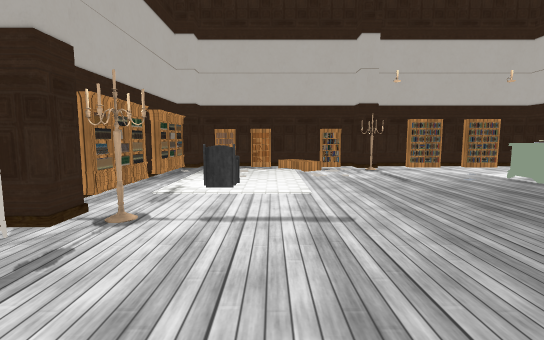
[1] (above)

18 first-person views from a walk through a scene from a Unity 3-D project. The camera is 1.2 m above the floor, tilts 6° down and sees 85° across. The floor is counted in squares, 1 m on a side. Each view is taken from the middle of a square. On the plan, view 1 faces up. The plan holds only what a view shows up to about 13 squares ahead; the rest is blank. The place goes on beyond the plan. The player character is not drawn. Some surface patterns are stand-ins.

[2]
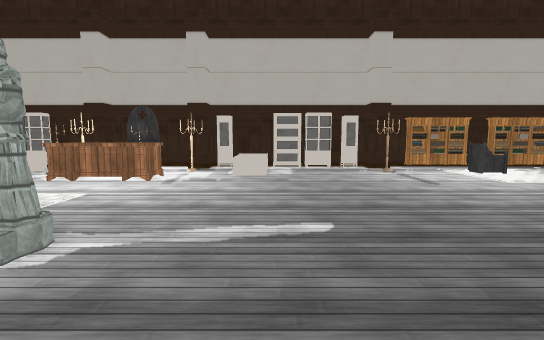

[3]
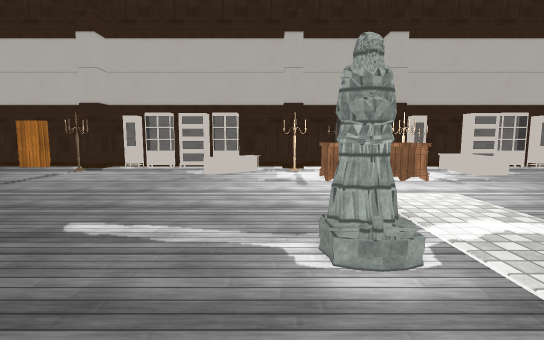

[4]
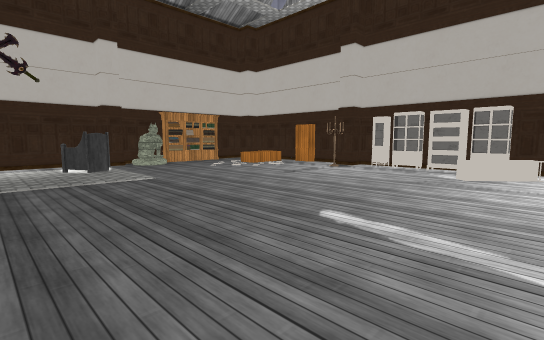

[5]
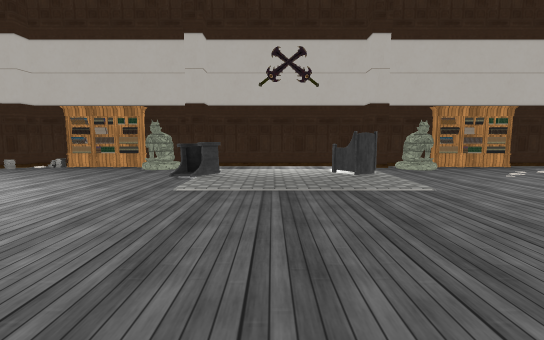

[6]
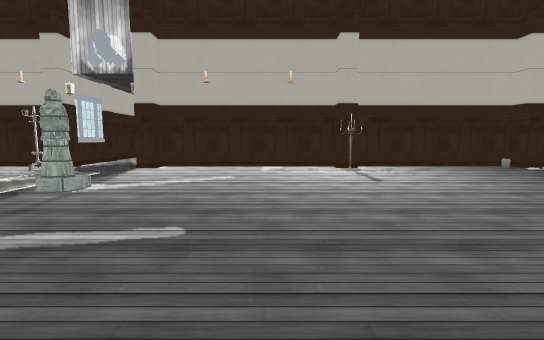

[7]
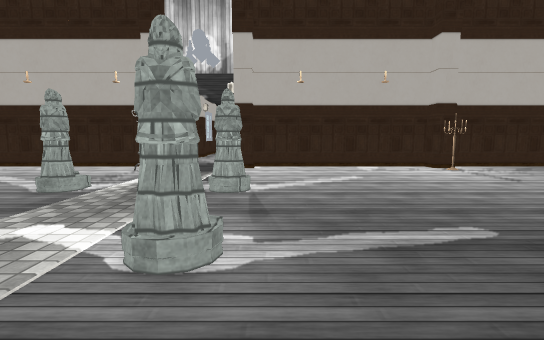

[8]
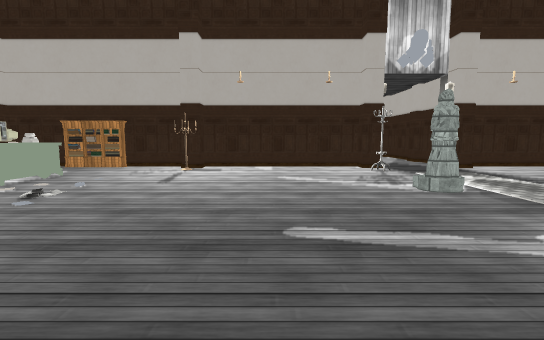

[9]
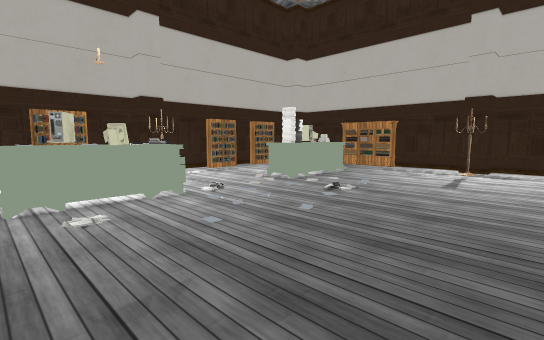

[10]
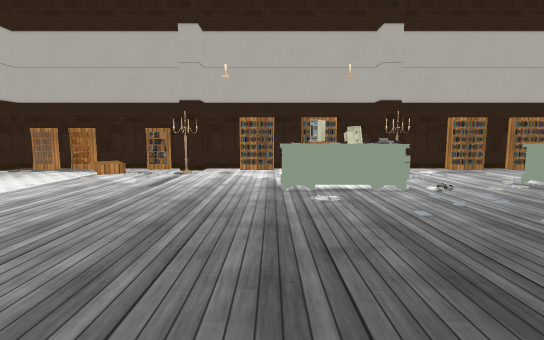

[11]
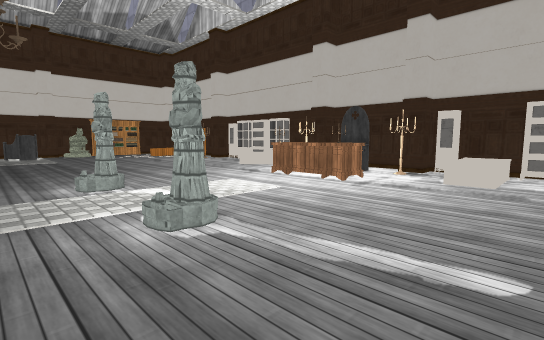

[12]
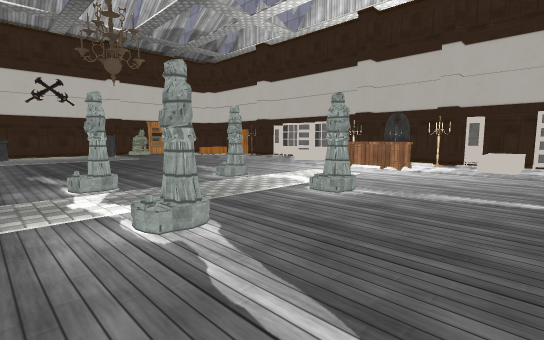

[13]
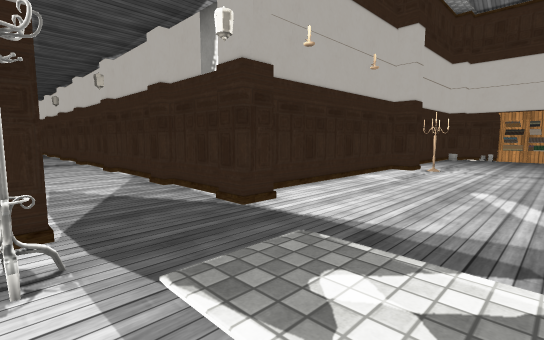

[14]
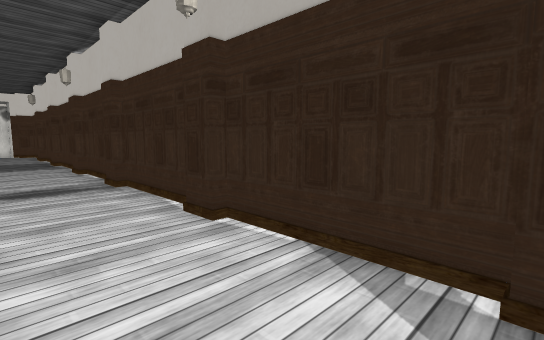

[15]
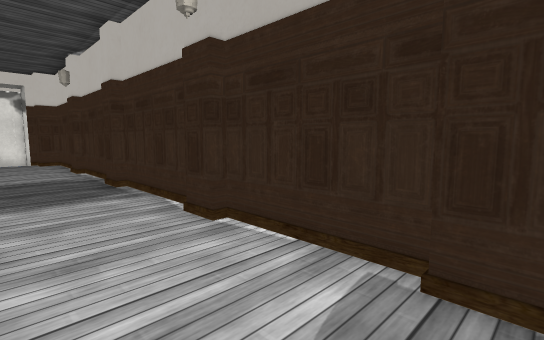

[16]
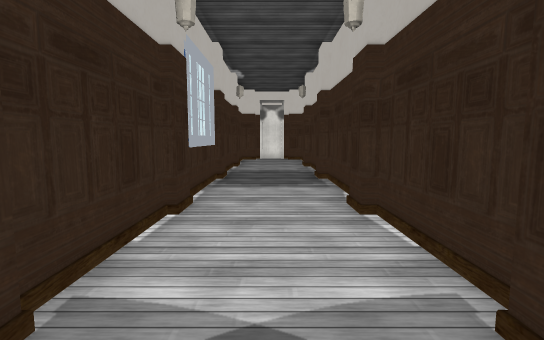

[17]
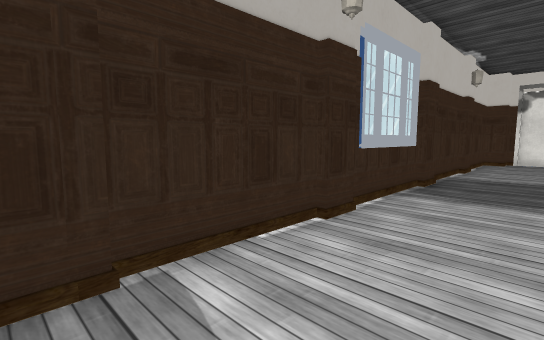

[18]
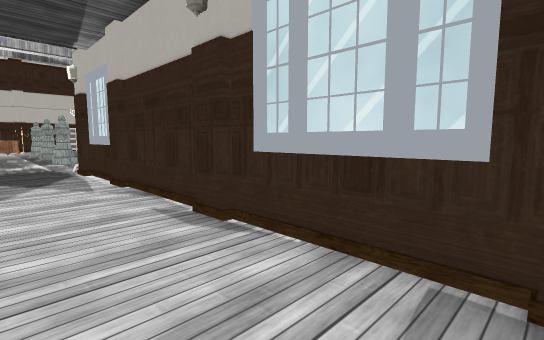

### Floor plan
Points are (right, up) in squares from view 1. A wall is a line through its corners. A room is listed if a view was taken in it or the views show most of it. See-through windows are left out.
Room 1 (views 1, 2, 3, 4, 5, 6, 7, 8, 9, 10, 11, 12, 13, 14, 15, 16, 17, 18)
walls: (20, -2.5) (20, 7.4); (20.4, -6.7) (30.5, -6.7); (22, -3.3) (20.5, -3.3); (7.3, 7.9) (7.3, 9.1); (13.9, 8.4) (13.9, 9.1); (16.9, 8) (15.4, 8); (-3.3, -2.2) (-3.8, -2.2); (-3.3, -1.7) (-3.3, -2.2); (-3, 0.1) (-3.9, 0.1) (-3.9, -9.4) (-3.3, -9.4) (-3.3, -10.5); (-3.8, -1.7) (-3.3, -1.7) (-3.7, -1.7) (-3.7, -2.2); (-3.7, -9.4) (-3.7, -10.6) (-3.3, -10.6) (-3.3, -11.9); (-3.7, -10.9) (-3.7, -11.7); (-3.7, 1.2) (-3.7, 0.1); (-3.3, -12.1) (-3.3, -13.3); (-3.3, 2.5) (-3.3, 0); (-3.7, -12.1) (-3.7, -13.5); (-3.7, 2.5) (-3.7, 1.4); (-3.3, -13.5) (-3.3, -14.1); (-3.3, 3.5) (-3.3, 3); (20, 10) (20, 12.4); (-3.9, -14.4) (-3.9, -19.9); (10.5, 13) (7, 13); (14.1, 13) (12.1, 13); (-3.9, 5.9) (-3.9, 5); (20, -21.5) (20, -7.5); (5.5, -23) (14.5, -23); (5.5, 13) (4.5, 13); (16.5, 13) (15.6, 13); (18.4, -23) (19.2, -23); (30.6, -3.3) (23.5, -3.3); (2, -23) (4, -23); (1.6, 13) (0.5, 13); (-3.9, 9.5) (-3.9, 8.4); (32.4, -6.7) (38.5, -6.7); (-2.5, -23) (-1.4, -23); (38.5, -3.3) (32.4, -3.3); (40.6, -6.7) (42.5, -6.7); (42.5, -3.3) (40.4, -3.3); (45, -6.7) (46.9, -6.7); (46.9, -3.3) (44.6, -3.3); (48, -5.6) (48, -4.3)
objects: bookshelf (-4, -18); column (-4, 4) to (-3, 5); bookshelf (-4, 7); bookshelf (-4, 10) to (-4, 11); column (-4, 12) to (-3, 13); column (-3, -16) to (-3, -15); column (-3, -7); column (-3, -3); other object (-3, -1) to (-1, 0); other object (-2, -15); other object (-2, -10) to (-1, -9); other object (-2, -7); chair (-2, -5) to (-2, -4); other object (-2, -3); other object (-2, 4); chair (-2, 7) to (-1, 7); carpet (-2, 8) to (-1, 8); bookshelf (-2, 13); bookshelf (-1, 13) to (0, 13); bookshelf (0, -23) to (1, -23); desk (0, -6) to (1, -4); bookshelf (2, 13) to (3, 13); statue (3, -22) to (4, -22); other object (4, 11); column (4, 12) to (4, 13); column (5, -23) to (5, -22); chair (6, -21) to (7, -19); statue (6, -7); statue (6, -3); bookshelf (6, 13); computer (8, 8) to (9, 8); other object (9, 9); bookshelf (9, 13); statue (10, -7); statue (10, -3); other object (10, 8); chair (11, -20) to (12, -20); column (11, 12) to (12, 13); column (12, -23) to (12, -22); statue (13, -22) to (14, -22); statue (14, -7); statue (14, -3); other object (14, 8); bookshelf (15, -23) to (16, -23); computer (15, 8); bookshelf (15, 13); bookshelf (17, 13); other object (18, -23); other object (18, -15); rack (18, -3); other object (18, 4); other object (19, -22); column (19, -15); column (19, -7) to (20, -7); column (19, -3) to (20, -3); column (19, 4) to (19, 5); column (19, 13) to (20, 13); column (20, -22); column (23, -7); pillar (27, -7); other object (31, -7); pillar (32, -7); pillar (35, -7); pillar (39, -7); pillar (40, -7); pillar (44, -7)

Positions as (right, up) in squares from view 1, and headings:
1: (0, 0), facing up
2: (9, 0), facing left
3: (9, -8), facing left
4: (9, -8), facing down-left
5: (9, -10), facing down
6: (7, -12), facing right
7: (7, -8), facing right
8: (7, 1), facing right
9: (7, 2), facing up-right
10: (7, 1), facing up
11: (8, 1), facing down-left
12: (12, 1), facing down-left
13: (15, -3), facing down-right
14: (23, -4), facing down-right
15: (31, -4), facing down-right
16: (30, -5), facing right
17: (31, -6), facing up-right
18: (31, -6), facing up-left
